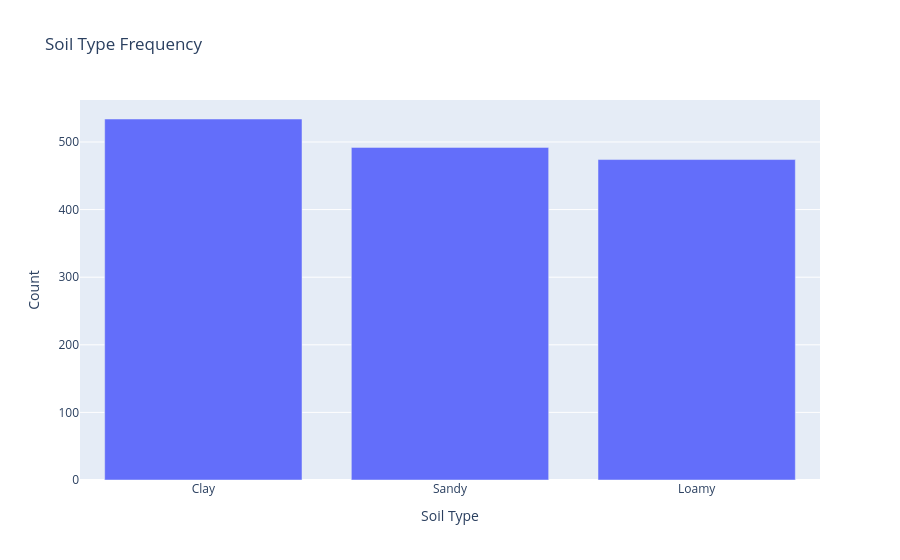

Here is the notebook cell this chart was saved with:
### Markdown cell above
### Q6. Soil Type Analysis 
 * Find the frequency of each soil type.  
 * Create a count plot for soil_type.  
 * Which soil type is most common?

### Code cell
st=df['soil_type'].value_counts().reset_index()
print(st)
px.bar(data_frame=st,
             y='count', x='soil_type', title="Soil Type Frequency",
             labels={'count':'Count','soil_type':'Soil Type'})

### Figure 1 — Plotly figure (JSON) as saved in the notebook; plotly's stock layout.template omitted (floating-point values rounded to 4 significant figures)
{"data": [{"hovertemplate": "Soil Type=%{x}<br>Count=%{y}<extra></extra>", "legendgroup": "", "marker": {"color": "#636efa", "pattern": {"shape": ""}}, "name": "", "orientation": "v", "showlegend": false, "textposition": "auto", "type": "bar", "x": ["Clay", "Sandy", "Loamy"], "xaxis": "x", "y": [534, 492, 474], "yaxis": "y"}], "layout": {"barmode": "relative", "legend": {"tracegroupgap": 0}, "title": {"text": "Soil Type Frequency"}, "xaxis": {"anchor": "y", "domain": [0, 1], "title": {"text": "Soil Type"}}, "yaxis": {"anchor": "x", "domain": [0, 1], "title": {"text": "Count"}}}}
